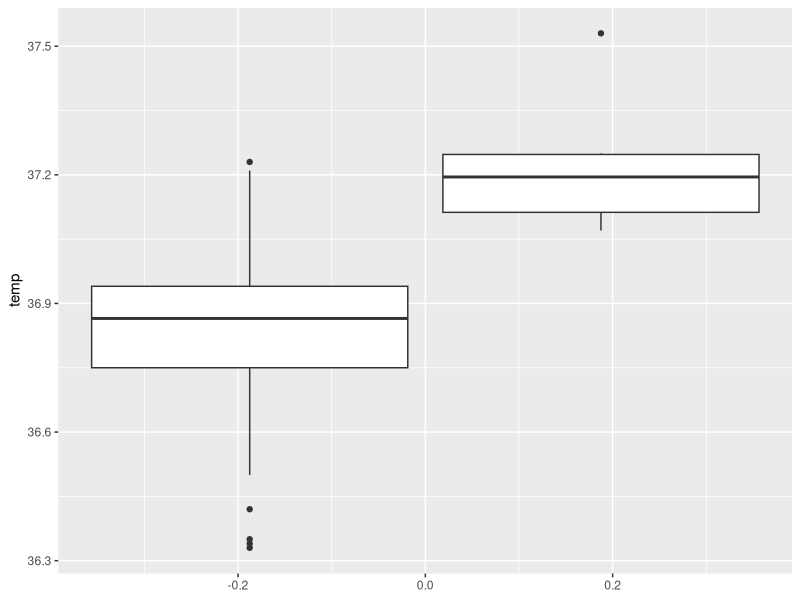
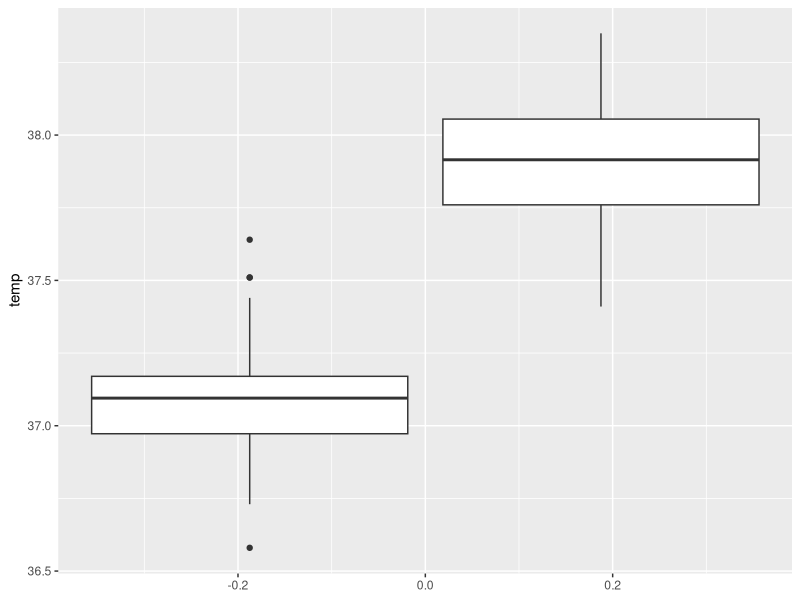
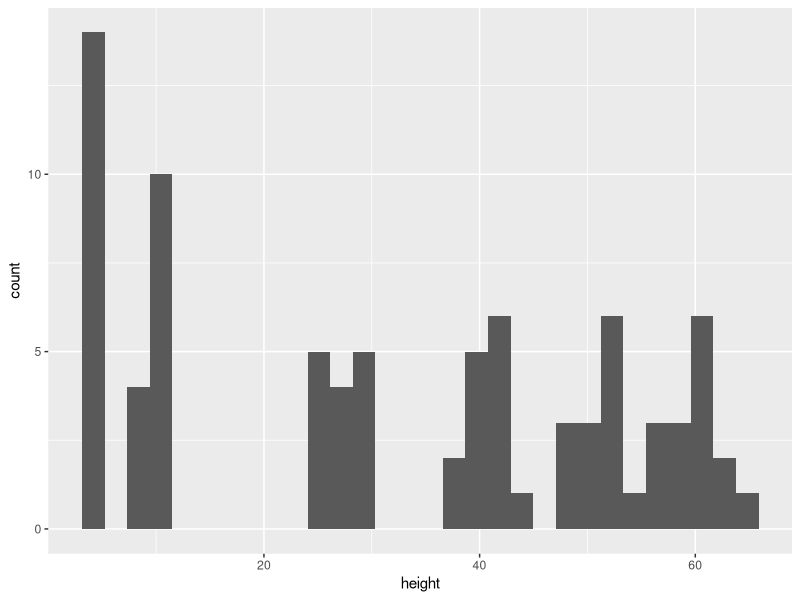
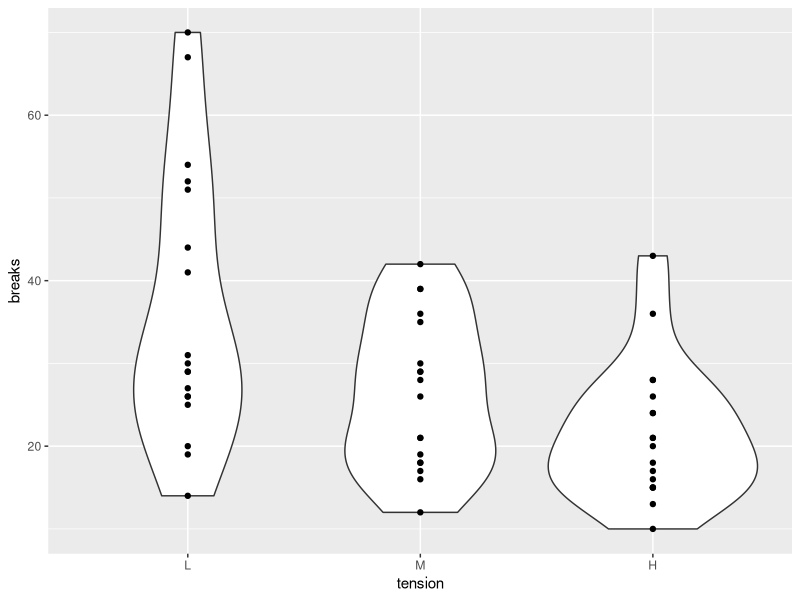

Source code (R) for these figures, in order:
## ---- chunk 1
knitr::opts_chunk$set(echo = TRUE)
library(ggplot2)
library(tidyverse)
library(dplyr)
## ---- chunk 2
ggplot(beaver1, aes(group=activ, y = temp)) + geom_boxplot()

## ---- chunk 3
ggplot(beaver2, aes(group=activ, y = temp)) + geom_boxplot()

## ---- chunk 4
ggplot(Loblolly, aes(x = height)) + geom_histogram() 

## ---- chunk 5
ggplot(warpbreaks, aes(x = tension, y = breaks)) + geom_violin() + geom_point() 

